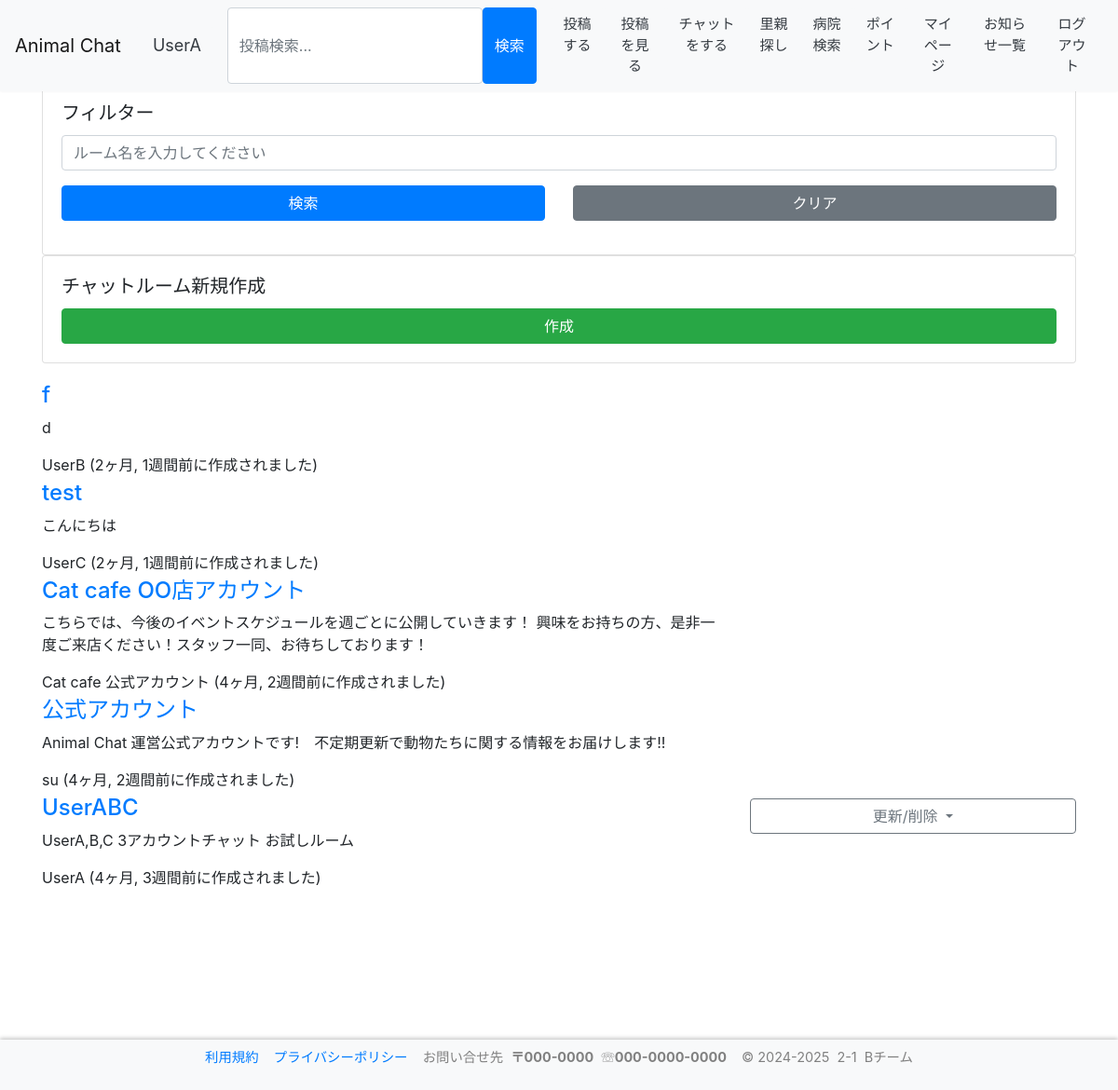
/chat/ (signed in), run on an earlier commit of the app's database.
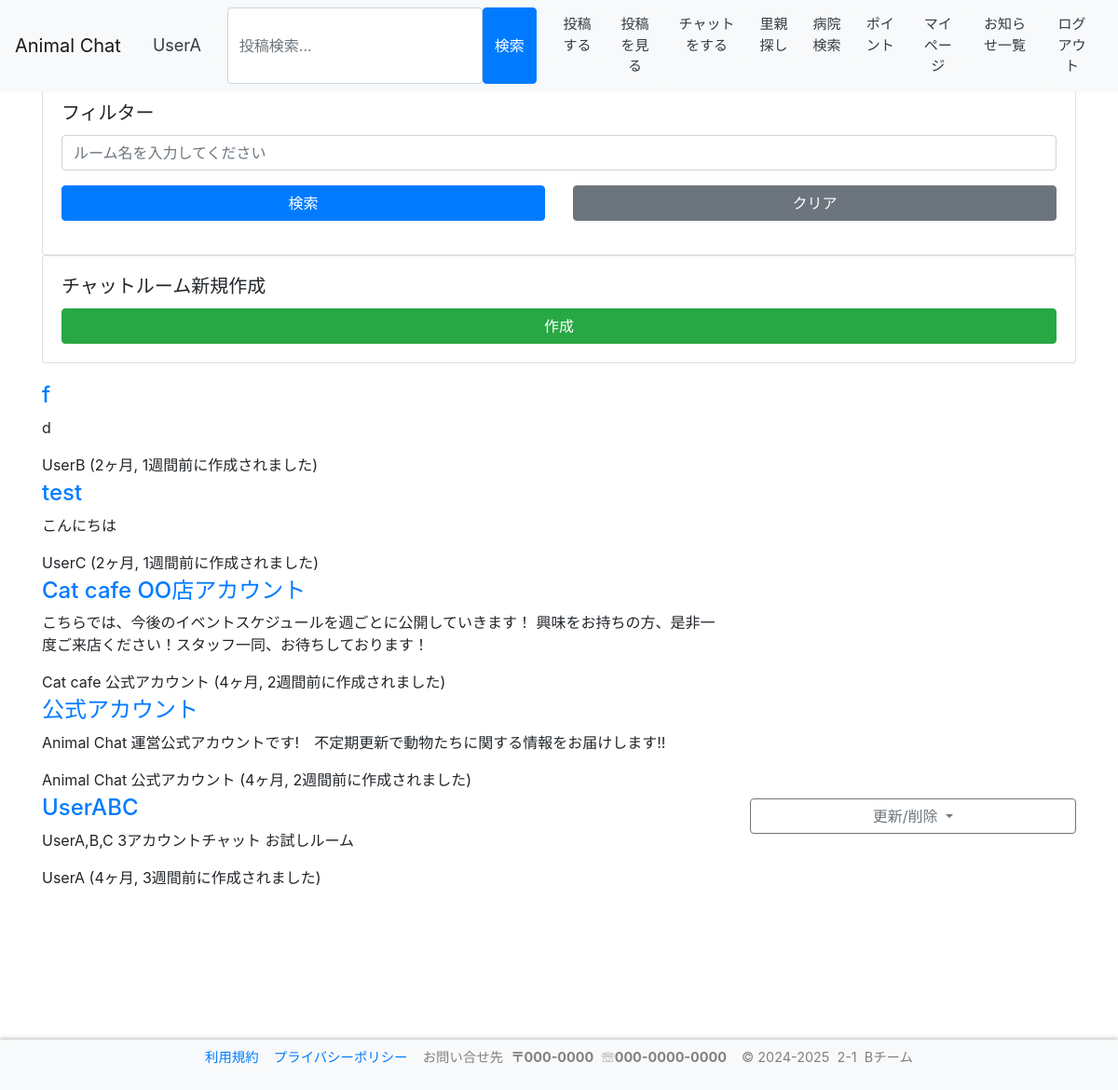
And on a later commit of the database.
### chat/models.py (models this page shows, shortened)
class Room(models.Model):
    host = models.ForeignKey(User, on_delete=models.CASCADE)
    name = models.CharField(gettext_lazy('ルーム名'), max_length=64)
    description = models.TextField(gettext_lazy('説明文'), max_length=128)
    participants = models.ManyToManyField(User, related_name='rooms', verbose_name=gettext_lazy('参加者を選択'), blank=True)
    created_at = models.DateTimeField(gettext_lazy('Created time'), default=timezone.now)
    objects = RoomQueryset.as_manager()

### accounts/models.py (models this page shows)
class User(AbstractBaseUser, PermissionsMixin):
    screen_name = models.CharField(
        gettext_lazy('アカウント名'),
        max_length=128,
        default='',
        blank=True,
        help_text=gettext_lazy('128文字以内で入力してください'),
    )
    email = models.EmailField(gettext_lazy('メールアドレス'), unique=True)
    is_staff = models.BooleanField(
        gettext_lazy('staff status'),
        default=False,
        help_text=gettext_lazy('Designates whether the user can log into this admin site.'),
    )
    is_active = models.BooleanField(
        gettext_lazy('active'),
        default=True,
        help_text=gettext_lazy(
            'Designates whether this user should be treated as active. Unselect this instead of deleting accounts.'
        ),
    )
    date_joined = models.DateTimeField(gettext_lazy('date joined'), default=timezone.now)
    objects = CustomUserManager()
    points = models.IntegerField(
        default=0,
        blank=True,
        null=True,
    )
    pt_give = models.IntegerField(
        default=0,
        blank=True,
        null=True,
    )
    pt_temp = models.IntegerField(
        default=0,
        blank=True,
        null=True,
    )
    icon = models.ImageField(
        upload_to='icon',
        verbose_name='画像',
        null=True,
        blank=True,
        default="icon/default.png",
    )
    profile = models.TextField(
        gettext_lazy('プロフィール'),
        max_length=200,
        null=True,
        default='',
        blank=True,
        help_text=gettext_lazy('200文字以内で入力してください'),
    )
    USERNAME_FIELD = 'email'
    REQUIRED_FIELDS = []
    class Meta:
        verbose_name = gettext_lazy('user')
        verbose_name_plural = gettext_lazy('users')
    def __str__(self):
        return self.__unicode__()
    def __unicode__(self):
        return self.screen_name or self.email

### chat/views.py (the view)
# urls.py: path('', views.Index.as_view(), name='index'),
class Index(LoginRequiredMixin, ListView):
    login_url = '/login/'
    model = models.Room
    template_name = 'chat/index.html'
    context_object_name = 'room_ctx'
    pagenate_by = 10
    def get_queryset(self):
        queryset = super().get_queryset()
        form = forms.SearchForm(self.request.GET or None)
        keywords = form.get_keywords()
        return queryset.filtering(user=self.request.user, keywords=keywords)
    def get_context_data(self, **kwargs):
        context = super().get_context_data(**kwargs)
        context['search_form'] = forms.SearchForm(self.request.GET or None)
        return context

### chat/forms.py
class SearchForm(forms.Form):
    keywords = forms.CharField(
        label=gettext_lazy('キーワード'),
        required=False,
        widget=forms.TextInput(attrs={
            'placeholder': gettext_lazy('ルーム名を入力してください'),
            'class': 'form-control',
        }),
    )
    def get_keywords(self):
        init_keywords = ''
        keywords = init_keywords
        if self.is_valid():
            keywords = self.cleaned_data.get('keywords', init_keywords)
        return keywords

### chat/models.py (called while the page is built)
    def _related_user(self, user=None):
        try:
            queryset = self.filter(models.Q(host=user) | models.Q(participants__in=[user.pk]))
        except:
            queryset = self
        return queryset

    def filtering(self, user=None, keywords='', order='-created_at'):
        words = keywords.split()
        queryset = self._related_user(user=user)
        if words:
            condition = reduce(operator.or_, (models.Q(name__icontains=word) for word in words))
            queryset = queryset.filter(condition)
        return queryset.order_by(order).distinct()

### templates/chat/index.html (shortened to what this page needs)
{% extends 'base.html' %}
{% load humanize %}
{% block content %}
<br>
<div class="row justify-content-center">
    <div class="col-12">
        <div class="card">
            <div class="card-body">
                <h5 class="card-title">フィルター</h5>
                <form action="", method="GET">
                    <div class="form-group row">
                        <div class="col-12">
                            {{ search_form.keywords }}
                        </div>
                    </div>
                    <div class="form-group row">
                        <div class="col-12 col-sm-12 col-md-12 col-lg-6 col-xl-6">
                            <button type="submit" class="btn btn-primary btn-block">検索</button>
                        </div>
                        <div class="col-12 col-sm-12 col-md-12 col-lg-6 col-xl-6">
                            <a href="{% url 'chat:index' %}" class="btn btn-secondary btn-block">クリア</a>
                        </div>
                    </div>
                </form>
            </div>
        </div>
    </div>
</div>
<div class="row justify-content-center">
    <div class="col-12">
        <div class="card">
            <div class="card-body">
                <h5 class="card-title">チャットルーム新規作成</h5>
                <div class="row">
                    <div class="col-12">
                        <a href="{% url 'chat:create_room' %}" class="btn btn-success btn-block">作成</a>
                    </div>
                </div>
            </div>
        </div>
    </div>
</div>
<div class="row justify-content-center mt-3">
    <div class="col-12">
        <section>
        {% for room in room_ctx %}
            <article>
                <div class="row">
                    <div class="col-8">
                        <h4 class="h4 mt-1"><a href="{% url 'chat:enter_room' room.pk %}">{{ room.name }}</a></h4>
                        <p>{{ room.description }}</p>
                        <div>
                            <span>{{ room.host|stringformat:"s" }}</span>
                            <time datetime="{{ room.created_at|date:'Y-m-d' }}">({{ room.created_at|naturaltime }}に作成されました)</time>
                        </div>
                    </div>
                    <div class="col-4">
                    {% if room.host.pk == user.pk %}
                        <div class="dropdown mt-2">
                            <a class="btn btn-outline-secondary btn-block dropdown-toggle" href="#" role="button"
                                id="dropdownMenuLink{{ forloop.counter }}" data-toggle="dropdown" aria-haspopup="true" aria-expanded="false">
                                更新/削除
                            </a>
                        </div>
                    {% endif %}
                    </div>
                </div>
            </article>
        {% empty %}
            <article>
                <p>No rooms exists.</p>
            </article>
        {% endfor %}
        </section>
    </div>
</div>
{% endblock %}

What changed in the data, as far as the page shows it:
changed through a linked row, Room "公式アカウント": host "su" → "Animal Chat 公式アカウント"
